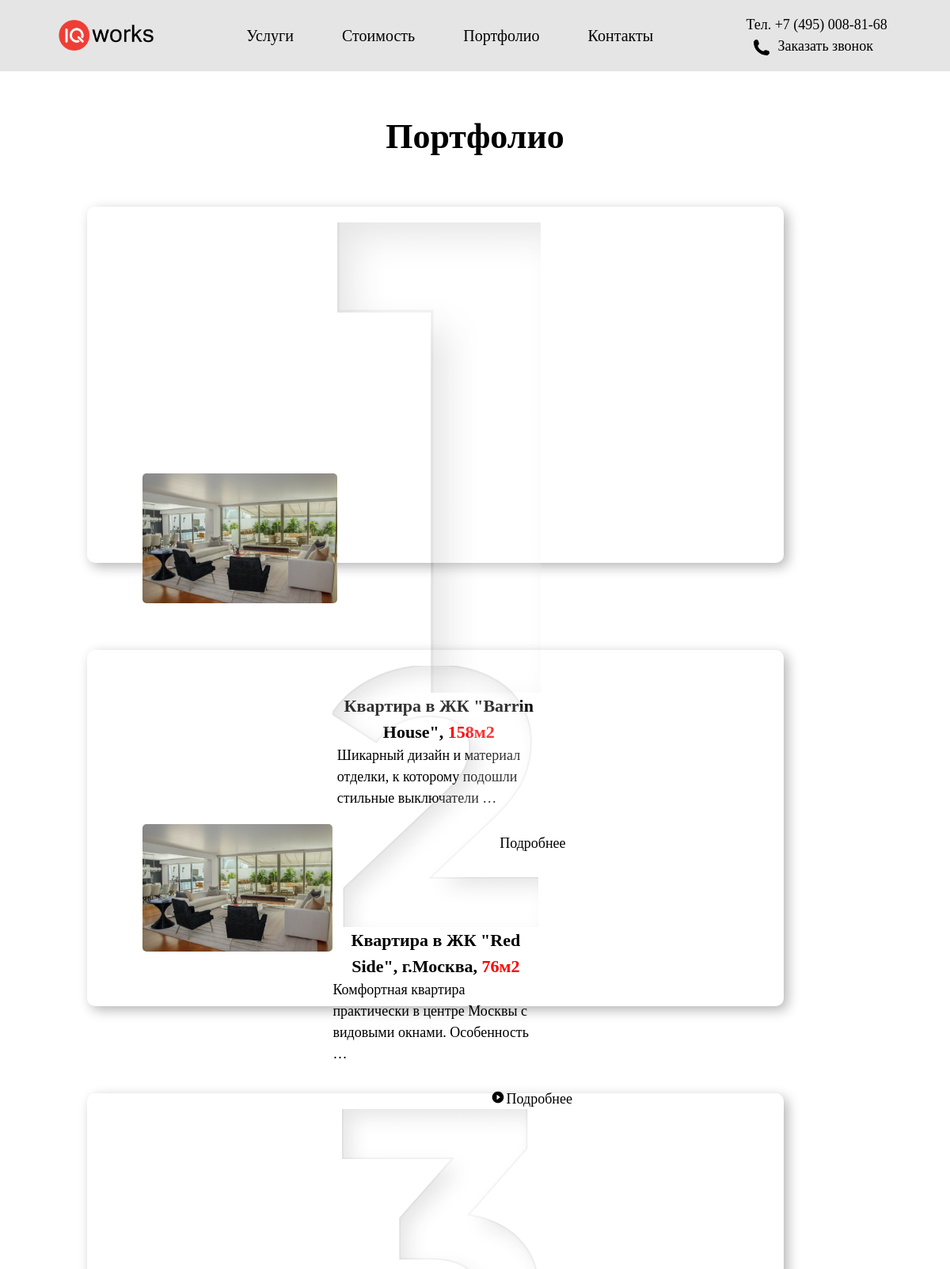
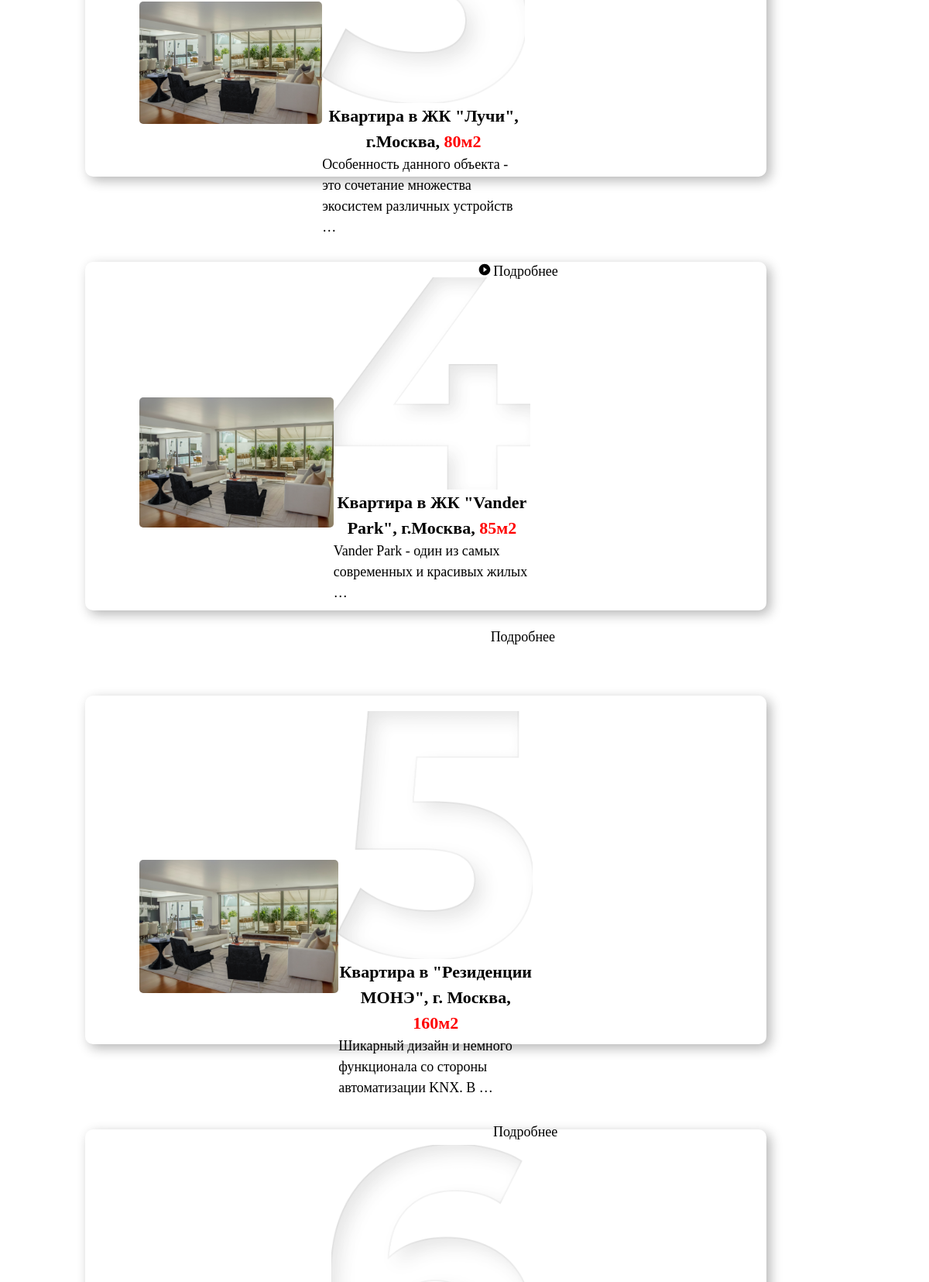
The app's page /objects/ (upper part) with its own data (2 pictures, top to bottom).
### portfolioapp/models.py (models this page shows, shortened)
class PortfolioObject(models.Model):
    class Meta:
        ordering = ['-id']
    name = models.CharField(verbose_name='Название объекта', max_length=168)
    square = models.IntegerField(verbose_name='Площадь объекта, м2', default=0)
    preview = models.TextField(verbose_name='Предпросмотр', max_length=250)
    text = models.TextField(verbose_name='Текст по объекту')
    is_active = models.BooleanField(verbose_name='Актуальность объекта', default=True, db_index=True)
    add_datetime = models.DateTimeField(verbose_name='Время добавления', auto_now_add=True)
    object_status = models.BooleanField(verbose_name='Завершен ли объект', default=True, db_index=True)
    main_photo = models.ImageField(verbose_name='Главное фото', upload_to='object_photos/', null=True, blank=True)
    video = models.TextField(verbose_name='Cсылка на видео', max_length=40, blank=True)
    function_light = models.BooleanField(verbose_name='Функционал: Освещение', default=True)
    function_shutters = models.BooleanField(verbose_name='Функционал: Шторы', default=False)
    function_ventilation = models.BooleanField(verbose_name='Функционал: Вентиляция', default=False)
    function_condition = models.BooleanField(verbose_name='Функционал: Кондиционирование', default=False)
    function_warm_floors = models.BooleanField(verbose_name='Функционал: Теплые полы', default=False)
    function_security = models.BooleanField(verbose_name='Функционал: Безопасность', default=False)
    function_remote = models.BooleanField(verbose_name='Функционал: Удаленное управление', default=False)
    function_voice_control = models.BooleanField(verbose_name='Функционал: Голосовые помощники', default=False)

### portfolioapp/views.py (the view)
# urls.py: path('objects/', Objects.as_view(), name='objects'),
class Objects(ListView):
    model = PortfolioObject
    template_name = 'portfolioapp/objects.html'
    context_object_name = 'portfolio'
    extra_context = {
        'title': 'Портфолио',
        'appform': appform
    }

### portfolioapp/templates/portfolioapp/objects.html (shortened to what this page needs)
{% extends "mainapp/base.html" %}
{% load static %}
{% block content %}
    <div class="header-text add-border">Портфолио</div>
    {% for object in object_list %}
        <div class="content-container add-border">
            {% if object.is_active %}
                <div class="object-preview">
                    {% if forloop.counter|divisibleby:"2" %}
                        <div class="container-object-preview-content add-border">
                    {% else %}
                        <div class="container-object-preview-content reverse add-border">
                    {% endif %}
                            <div class="container-img-object-preview add-border">
                                <img class="img-object-preview add-border" src="{% static 'img/img_example_1.png' %}" alt="Фото объекта">
                            </div>
                            <div class="obj-info-preview">
                                <div class="container-object-info add-border">
                                    <img class="img-object-preview-count add-border for-change" src="{% get_static_prefix %}img/{{forloop.counter}}.png" alt="Фото объекта">
                                    <div class="preview-object-about add-border">
                                        <div class="container-object-preview-name add-border">
                                            <p>{{ object.preview }}, <span class="red">{{ object.square }}м2</span></p>
                                        </div>
                                        <div class="container-object-preview-text add-border">
                                            <p>{{ object.text|truncatewords:10 }}</p>
                                        </div>
                                    </div>
                                </div>
                                <div class="container-object-preview-button-next add-border">
                                    <div class="buttons-on-preview">
                                        {% if object.video %}
                                            <a class="">
                                                <img class="img-icon-video" src="{% static 'img/play_video.svg' %}" alt="">
                                            </a>
                                        {% endif %}
                                            <a class="" href="{% url 'portfolioapp:object_page' object.pk %}">
                                                Подробнее
                                            </a>
                                    </div>
                                </div>
                            </div>
                        </div>
                    </div>
                </div>
            {% endif %}
        {% endfor %}
    </div>
{% endblock %}

### mainapp/templates/mainapp/base.html (shortened to what this page needs)
<!DOCTYPE html>
{% load static %}
<html lang="ru">
    <head>
         {% block stylesheets %}
            {% include 'mainapp/includes/inc_stylesheets.html' %}
         {% endblock stylesheets %}
    </head>
    <body>
        <header>
            {% block menu %}
                {% include 'mainapp/includes/inc_main_menu.html' %}
            {% endblock %}
        </header>
        <section>
            <div class="base-container">
                {% block content %}{% endblock %}
        </section>
    </body>
</html>

### mainapp/templates/mainapp/includes/inc_stylesheets.html (shortened to what this page needs)
{% load static %}
<link rel="stylesheet" href="{% static 'css/style.css' %}" type="text/css">
<link rel="stylesheet" href="{% static 'css/slider.css' %}" type="text/css">

### mainapp/templates/mainapp/includes/inc_main_menu.html
{% load static %}
<div class="container-menu fixed">
    <div class="container-logo">
        <a href="{% url 'mainapp:main' %}"><img src="{% static 'img/logo.png' %}" alt="Главная"></a>
    </div>
    <div class="container-menu-buttons">
        <ul class="menu-buttons-list">
            <li class="menu-button"><a href="{% url 'mainapp:services' %}">Услуги</a></li>
            <li class="menu-button"><a href="{% url 'calcapp:calculate' %}">Стоимость</a></li>
            <li class="menu-button"><a href="{% url 'portfolioapp:objects' %}">Портфолио</a></li>
            <li class="menu-button"><a href="{% url 'mainapp:contacts' %}">Контакты</a></li>
        </ul>
    </div>
    <div class="container-menu-contacts">
        <ul>
            <li><a href="#">Тел. +7 (495) 008-81-68</a></li>
            <li>
                <a href="#" id="start"><img class="img-callback" src="{% static 'img/phone-icon.svg' %}"
                                  alt="Обратный звонок">Заказать звонок</a>
            </li>
        </ul>
    </div>
</div>

### mainapp/templates/mainapp/includes/inc_footer.html (shortened to what this page needs)
{% load static %}

### mainapp/templates/mainapp/includes/inc_js.html (shortened to what this page needs)
{% load static %}

### IQworkers/static/css/style.css (style rules this page uses)
*, *::before, *::after { box-sizing: border-box; }
ul[class], ol[class] { padding: 0; }
body, h1, h2, h3, h4, p, ul[class], ol[class], li, figure, figcaption, blockquote, dl, dd { margin: 0; }
html { font-family: "Montserrat Light", serif; font-size: 18px; height: 100%; }
body { scroll-behavior: smooth; text-rendering: optimizeSpeed; line-height: 1.5; display: flex; flex-direction: column; height: 100%; }
header, footer { flex: 0 0 auto; }
section { flex: 1 0 auto; }
ul[class], ol[class] { list-style: none; }
a:not([class]) { text-decoration-skip-ink: auto; }
img { max-width: 100%; display: block; }
.buttons-on-preview { margin-top: 30px; display: flex; flex-direction: row; justify-content: center; }
.container-menu, .container-footer { display: flex; flex-direction: row; justify-content: space-evenly; align-items: center; }
.container-menu { height: 90px; width: 100%; background: #E5E5E5; }
.container-logo { height: 40px; width: 120px; }
.container-menu-buttons { width: 50%; }
.container-menu-contacts { display: flex; flex-direction: column; }
.container-object-preview-name { font-size: 22px; font-weight: bolder; text-align: center; }
.content-container { width: 1100px; display: flex; flex-direction: column; align-items: center; }
.container-img-object-preview { width: 45%; }
.container-object-preview-content { align-items: center; display: flex; flex-direction: row; justify-content: space-between; }
.container-object-info { width: 52%; display: flex; flex-direction: column; }
.img-callback { width: 20px; height: 20px; float: left; margin: 5px 10px 0 10px; }
.img-icon-video { width: 22px; height: 22px; float: left; display: unset; }
.img-object-preview { border-radius: 5px; }
.menu-button { margin: 0 3% 0 3%; color: black; }
.menu-buttons-list, .footer-buttons-list { width: 100%; display: flex; flex-direction: row; justify-content: space-evenly; flex-wrap: wrap; }
.menu-buttons-list { font-size: 20px; }
.object-preview { display: flex; flex-direction: column; justify-content: space-evenly; padding: 20px 70px 30px 70px; margin: 5% 10% 5% 10%; width: 80%; height: 450px; box-shadow: 5px 5px 15px rgba(13, 13, 13, 0.3); border-radius: 10px; }
.red { color: red; }
.header-text, .header-object-text { font-size: 44px; font-weight: bold; margin: 50px 0 0 0; text-align: center; }
ul { list-style: none; margin: 0; padding-left: 0; }
li { margin-right:5px; }
a, a.text:active, a.text:hover, a.text { text-decoration: none; color: black; }
span { text-align: justify }

### IQworkers/static/css/slider.css (style rules this page uses)
* { box-sizing: border-box }
img { vertical-align: middle; }

### records on screen
PortfolioObject: is_active True (drawn), shows a picture
PortfolioObject: is_active True (drawn), shows a picture, preview "Квартира в ЖК \"Red Side\", г.Москва", square "76", text "Комфортная квартира практически в центре Москвы с видовыми окнами. Особенность …"
PortfolioObject: is_active True (drawn), shows a picture, preview "Квартира в ЖК \"Лучи\", г.Москва", square "80", text "Особенность данного объекта - это сочетание множества экосистем различных устройств …"
PortfolioObject: is_active True (drawn), shows a picture, preview "Квартира в ЖК \"Vander Park\", г.Москва", square "85", text "Vander Park - один из самых современных и красивых жилых …"
PortfolioObject: is_active True (drawn), shows a picture, preview "Квартира в \"Резиденции МОНЭ\", г. Москва", square "160", text "Шикарный дизайн и немного функционала со стороны автоматизации KNX. В …"
PortfolioObject: shows a picture
